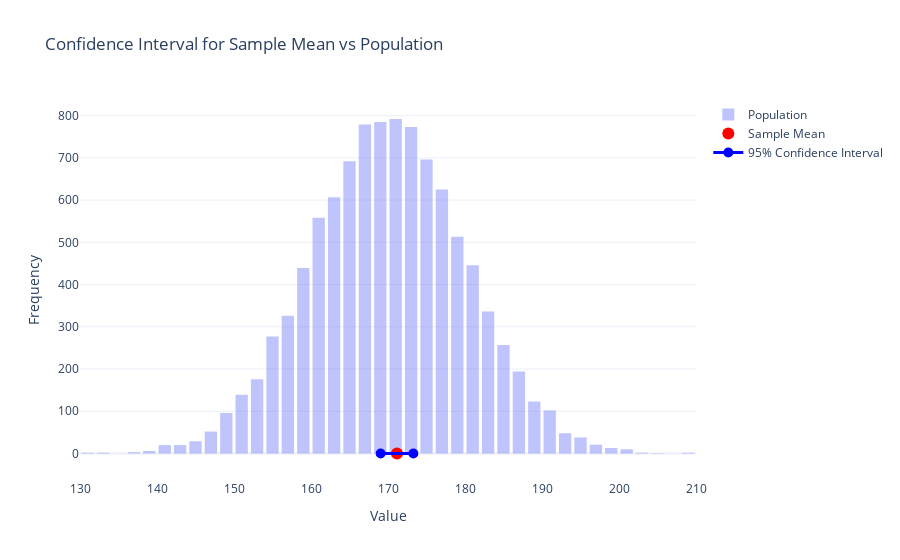

Notebook source saved alongside this figure:
### Code cell
import numpy as np
import plotly.graph_objects as go
import scipy.stats as st

# Simulate a population
np.random.seed(42)
population = np.random.normal(loc=170, scale=10, size=10000)  # mean=170, sd=10

# Take a random sample
sample_size = 100
sample = np.random.choice(population, size=sample_size, replace=False)

# Sample mean and standard error
sample_mean = np.mean(sample)
sample_std = np.std(sample, ddof=1)
se = sample_std / np.sqrt(sample_size)

# 95% confidence interval for mean
ci_low, ci_high = st.t.interval(0.95, df=sample_size-1, loc=sample_mean, scale=se)

# Create figure
fig = go.Figure()

# Plot population distribution (histogram)
fig.add_trace(go.Histogram(x=population, nbinsx=50, name="Population", opacity=0.4))

# Plot sample mean
fig.add_trace(go.Scatter(x=[sample_mean], y=[0], mode="markers", 
                         marker=dict(color="red", size=12), name="Sample Mean"))

# Plot confidence interval as a line
fig.add_trace(go.Scatter(x=[ci_low, ci_high], y=[0, 0], mode="lines+markers",
                         marker=dict(color="blue", size=10),
                         line=dict(color="blue", width=3),
                         name="95% Confidence Interval"))

# Layout
fig.update_layout(
    title="Confidence Interval for Sample Mean vs Population",
    xaxis_title="Value",
    yaxis_title="Frequency",
    bargap=0.2,
    template="plotly_white"
)

fig.show()

### Figure 1 — Plotly figure (JSON) as saved in the notebook; plotly's stock layout.template omitted (floating-point values rounded to 4 significant figures; data arrays with more than 128 entries replaced by an {"elided": "..."} marker saying what was removed)
{"data": [{"name": "Population", "nbinsx": 50, "opacity": 0.4, "type": "histogram", "x": {"elided": "10000 float values"}}, {"marker": {"color": "red", "size": 12}, "mode": "markers", "name": "Sample Mean", "type": "scatter", "x": [171.2], "y": [0]}, {"line": {"color": "blue", "width": 3}, "marker": {"color": "blue", "size": 10}, "mode": "lines+markers", "name": "95% Confidence Interval", "type": "scatter", "x": [169.0, 173.3], "y": [0, 0]}], "layout": {"bargap": 0.2, "title": {"text": "Confidence Interval for Sample Mean vs Population"}, "xaxis": {"title": {"text": "Value"}}, "yaxis": {"title": {"text": "Frequency"}}}}
